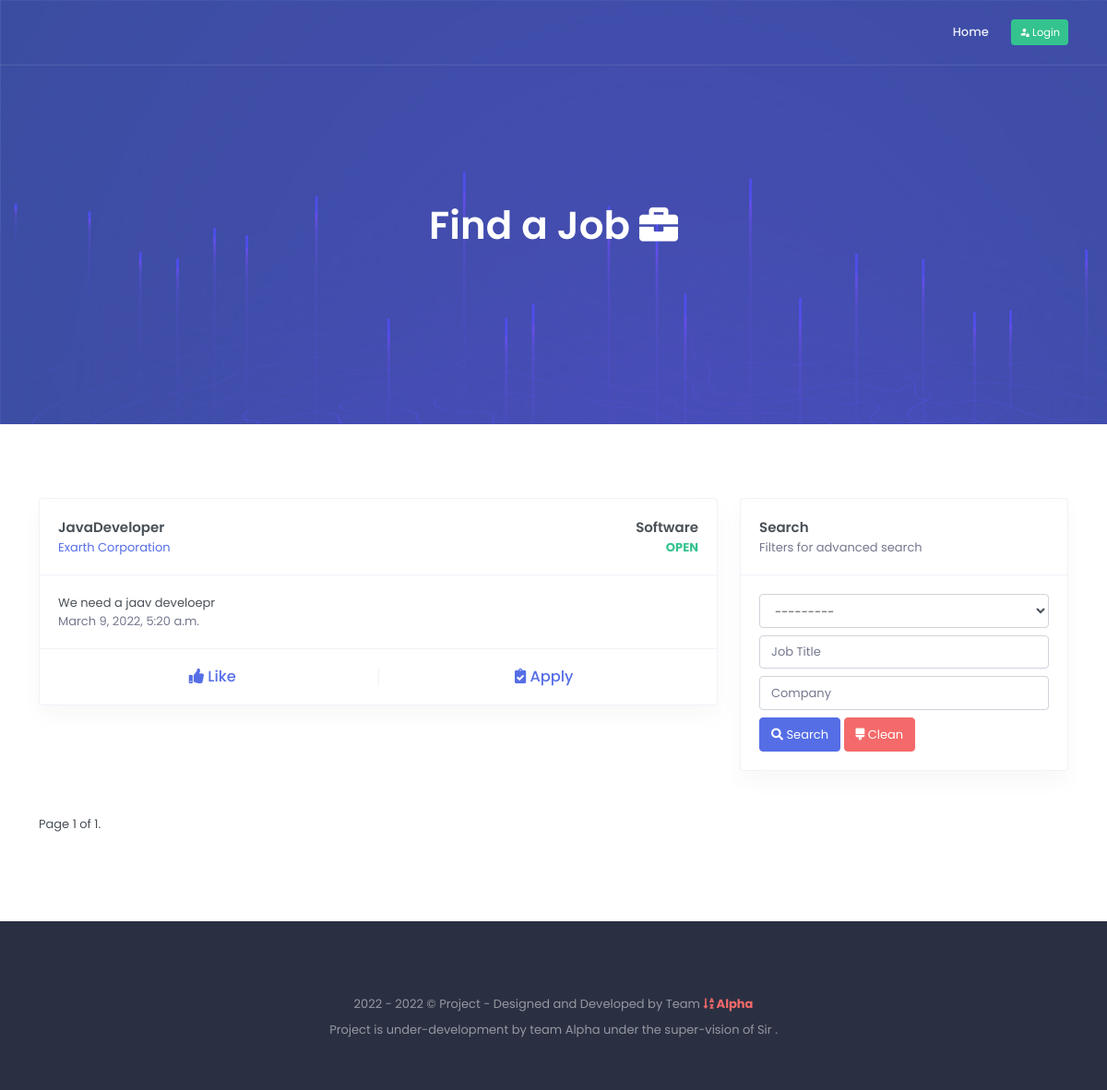
The page / on the database its author committed.
### src/portals/company/models.py (models this page shows, shortened)
class Job(models.Model):
    STATUS_CHOICE = (
        ('o', 'Open'),
        ('c', 'Close')
    )
    title = models.CharField(max_length=255)
    category = models.ForeignKey(Category, on_delete=models.CASCADE)
    description = models.TextField()
    detailed_description = RichTextField(null=True, blank=True)
    company = models.ForeignKey('Company', related_name='job_provider', on_delete=models.CASCADE, blank=True)
    start_time = models.DateTimeField(null=True, blank=True)
    end_time = models.DateTimeField(null=True, blank=True)
    likes = models.ManyToManyField(User, related_name='likes')
    candidates = models.ManyToManyField(User, related_name='candidates', through='Candidate')
    status = models.CharField(max_length=1, choices=STATUS_CHOICE, default='o')
    is_active = models.BooleanField(default=True)
    created_on = models.DateTimeField(auto_now=False, auto_now_add=True)
    class Meta:
        ordering = ['-pk']

class Company(models.Model):
    TYPE_CHOICE = (
        ('per', 'Personal'),
        ('pre', 'Premium'),
        ('ent', 'Enterprise'),
    )
    user = models.OneToOneField(User, on_delete=models.CASCADE)
    name = models.CharField(max_length=255, default="Name")
    tag_line = models.CharField(max_length=255, null=True, blank=True)
    description = models.TextField(null=True, blank=True)
    business_type = models.CharField(max_length=255, choices=TYPE_CHOICE, default='per')
    contact_number = models.CharField(max_length=20, null=True, blank=True)
    contact_email = models.CharField(max_length=255, null=True, blank=True)
    contact_address = models.TextField(null=True, blank=True)
    class Meta:
        verbose_name_plural = "Companies"

class Category(models.Model):
    name = models.CharField(max_length=255)
    class Meta:
        verbose_name_plural = "Categories"
    def __str__(self):
        return self.name

### src/website/views.py (the view)
# urls.py: path('', HomeView.as_view(), name='home'),
class HomeView(ListView):
    template_name = 'website/home.html'
    paginate_by = 20
    model = Job
    def get_context_data(self, **kwargs):
        context = super(HomeView, self).get_context_data(**kwargs)
        filter_object = JobFilter(self.request.GET, queryset=Job.objects.all())
        context['filter_form'] = filter_object.form
        paginator = Paginator(filter_object.qs, 50)
        page_number = self.request.GET.get('page')
        page_object = paginator.get_page(page_number)
        context['object_list'] = page_object
        return context

### src/website/templates/website/home.html (shortened to what this page needs)
{% extends 'website/base.html' %}
{% load static %}
{% load custom_tags %}
{% block base_content %}
    <section class="section hero-section bg-ico-hero" id="home">
        <div class="bg-overlay bg-primary"></div>
        <div class="container">
            <div class="row align-items-center">
                <div class="col-12">
                    <div class="text-white-50 text-center">
                        <h1 class="text-white font-weight-semibold mb-0 hero-title">
                            Find a Job <i class="fa fa-briefcase"></i>
                        </h1>
                    </div>
                </div>
            </div>
        </div>
    </section>
    <section class="section bg-white" id="roadmap">
        <div class="container">
            <div class="row">
                <div class="col-8">
                    {% if object_list %}
                        {% for object in object_list %}
                            <div class="card border">
                                <div class="card-body border-bottom">
                                    <div class="row">
                                        <div class="col">
                                            <p class="card-title mb-0">{{ object.title }}</p>
                                            <p class="mb-0"><a href="#">{{ object.company.name }}</a></p>
                                        </div>
                                        <div class="col text-right">
                                            <p class="mb-0 card-title">{{ object.category.name }}</p>
                                            <p class="mb-0 card-title-desc text-success"><b>OPEN</b></p>
                                        </div>
                                    </div>
                                </div>
                                <div class="card-body">
                                    {{ object.description }}
                                    <p class="text-secondary mb-0">{{ object.created_on }}</p>
                                </div>
                                <div class="card-body border-top">
                                    <div class="row text-center">
                                        <div class="col border-right">
                                            <h5 class="mb-0">
                                                <a href="#"><i class="fa fa-thumbs-up"></i> Like</a>
                                            </h5>
                                        </div>
                                        <div class="col">
                                            <h5 class="mb-0">
                                                <a href="#"><i class="fa fa-clipboard-check"></i> Apply</a>
                                            </h5>
                                        </div>
                                    </div>
                                </div>
                            </div>
                        {% endfor %}
                    {% endif %}
                </div>
                {% if job_list %}
                    <div class="col-4">
                        <div class="card border">
                            <div class="card-body border-bottom">
                                <p class="mb-0 card-title">Search</p>
                                <p class="mb-0 card-title-desc">Filters for advanced search</p>
                            </div>
                            <div class="card-body">
                                <form method="get">
                                    <div class="">
                                        {{ filter_form }}
                                        <div class="mt-2">
                                            <button class="btn btn-primary" type="submit">
                                                <i class="fa fa-search"></i> Search
                                            </button>
                                            <a href="#" class="btn btn-danger" type="submit">
                                                <i class="fa fa-brush"></i> Clean
                                            </a>
                                        </div>
                                    </div>
                                </form>
                            </div>
                        </div>
                    </div>
                {% endif %}
            </div>
            {% if object_list %}
                <div class="row">
                    <div class="col-md-12">
                        <div class="mt-4">
                            <ul class="pagination">
                                <li class="">
                                    <span>Page {{ object_list.number }} of {{ object_list.paginator.num_pages }}.</span>
                                </li>
                            </ul>
                        </div>
                    </div>
                </div>
            {% endif %}
        </div>
    </section>
{% endblock %}

### rows shown on the page
Job: title "JavaDeveloper", company.name "Exarth Corporation", category.name "Software", description "We need a jaav develoepr", created_on "March 9, 2022, 5:20 a.m."

### other values the page prints
{{ object_list.number }} "1"
{{ object_list.paginator.num_pages }} "1"
